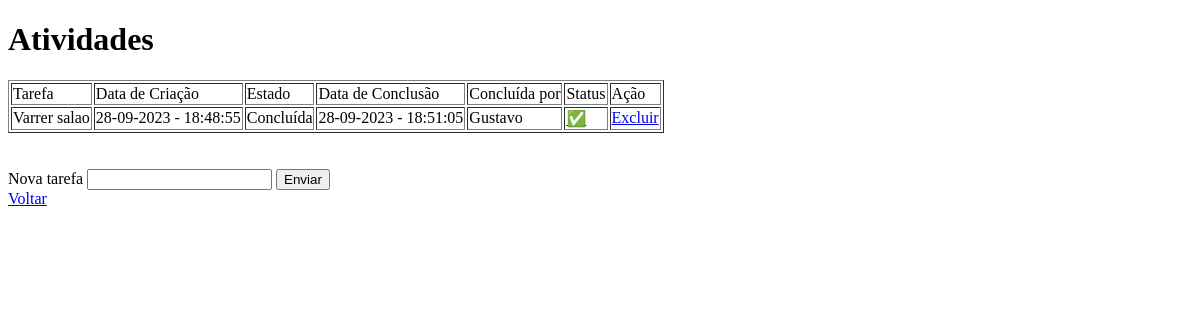
/tarefas (signed in), run on an earlier commit of the app's database.
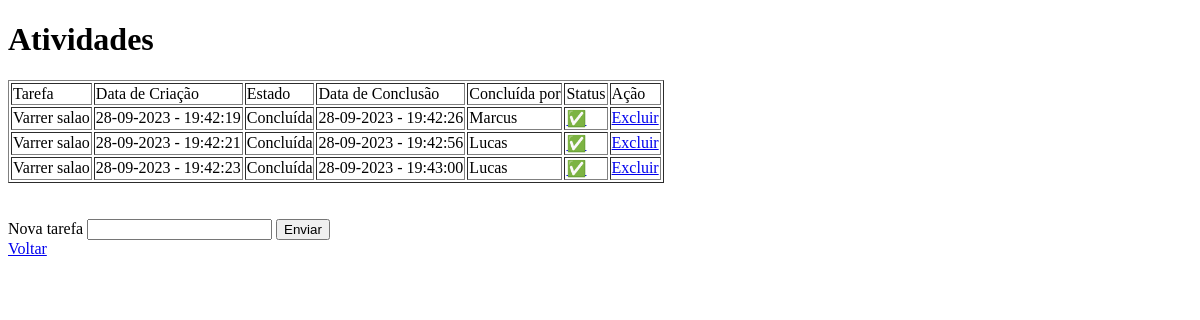
And on a later commit of the database.
### hms_softforge/models.py (models this page shows)
class Tarefa(database.Model):
    id = database.Column(database.Integer, primary_key=True)
    tarefa = database.Column(database.String, nullable=False)
    data = database.Column(database.DateTime, nullable=False, default=lambda: datetime.now())
    estado = database.Column(database.Boolean, nullable=False, default=False)
    concluido_por = database.Column(database.String, nullable=True)
    realizada_em = database.Column(database.DateTime, nullable=True)

### hms_softforge/routes.py (the view)
@app.route("/tarefas", methods=["GET", "POST"])
@login_required
def tarefas():
    tarefa = Tarefa.query.order_by(Tarefa.id).all()
    if current_user.cargo != "funcionario":
        form = FormNovaTarefa()
        if form.is_submitted():
            nova_tarefa = Tarefa(tarefa=form.tarefa.data)
            database.session.add(nova_tarefa)
            database.session.commit()
            return redirect(url_for('tarefas'))
        return render_template("tarefas.html", form=form, tarefa=tarefa)
    else:
        return render_template("tarefas.html", form=None, tarefa=tarefa)

### hms_softforge/forms.py
class FormNovaTarefa(FlaskForm):
    tarefa = StringField("Nova tarefa", validators=[DataRequired()])
    botao_confirmacao = SubmitField("Enviar")

### hms_softforge/models.py (called while the page is built)
@login_manager.user_loader
def load_usuario(id_usuario):
    return Usuario.query.get(int(id_usuario))

### hms_softforge/templates/tarefas.html (shortened to what this page needs)
<!DOCTYPE html>
<html lang="pt-br">
<head>
</head>
<body>
    <h1>Atividades</h1>
    <table border="1">
        <tr>
            <td>Tarefa</td>
            <td>Data de Criação</td>
            <td>Estado</td>
            <td>Data de Conclusão</td>
            <td>Concluída por</td>
            <td>Status</td>
            <td>Ação</td>
        </tr>
        {% for atividade in tarefa %}
        <tr>
            <td>{{atividade.tarefa}}</td>
            <td>{{atividade.data.strftime('%d-%m-%Y - %H:%M:%S')}}</td>
            <td>{{'Concluída' if atividade.estado else 'Pendente'}}</td>
            <td>{{atividade.realizada_em.strftime("%d-%m-%Y - %H:%M:%S") if atividade.realizada_em else '-'}}</td>
            <td>{{atividade.concluido_por if atividade.realizada_em else '-'}}</td>
            <td>
                {% if atividade.estado %}
                    <a href="{{ url_for('mudar_estado', tarefa_id=atividade.id, novo_estado=0) }}">✅</a>
                {% else %}
                    <a href="{{ url_for('mudar_estado', tarefa_id=atividade.id, novo_estado=1) }}">❌</a>
                {% endif %}
            </td>
            <td>
                <a href="{{ url_for('excluir_tarefa', tarefa_id=atividade.id) }}">Excluir</a>
            </td>
        </tr>
        {% endfor %}
    </table>
    <br><br>
    {% if form %}
        <form method="POST">
        {{form.tarefa.label()}}
        {{form.tarefa()}}
        {{form.botao_confirmacao()}}
        </form>
    {% endif %}
    <a href="telaHome">Voltar</a>
</body>
</html>

What changed in the data, as far as the page shows it:
added Tarefa: tarefa "Varrer salao", data "28-09-2023 - 19:42:19", estado "Concluída", realizada_em "28-09-2023 - 19:42:26", realizada_em+concluido_por "Marcus"
changed Tarefa (number 2 of 3 on the later page): data "28-09-2023 - 18:48:55" → "28-09-2023 - 19:42:21"; realizada_em "28-09-2023 - 18:51:05" → "28-09-2023 - 19:42:56"; realizada_em+concluido_por "Gustavo" → "Lucas"
added Tarefa: tarefa "Varrer salao", data "28-09-2023 - 19:42:23", estado "Concluída", realizada_em "28-09-2023 - 19:43:00", realizada_em+concluido_por "Lucas"
